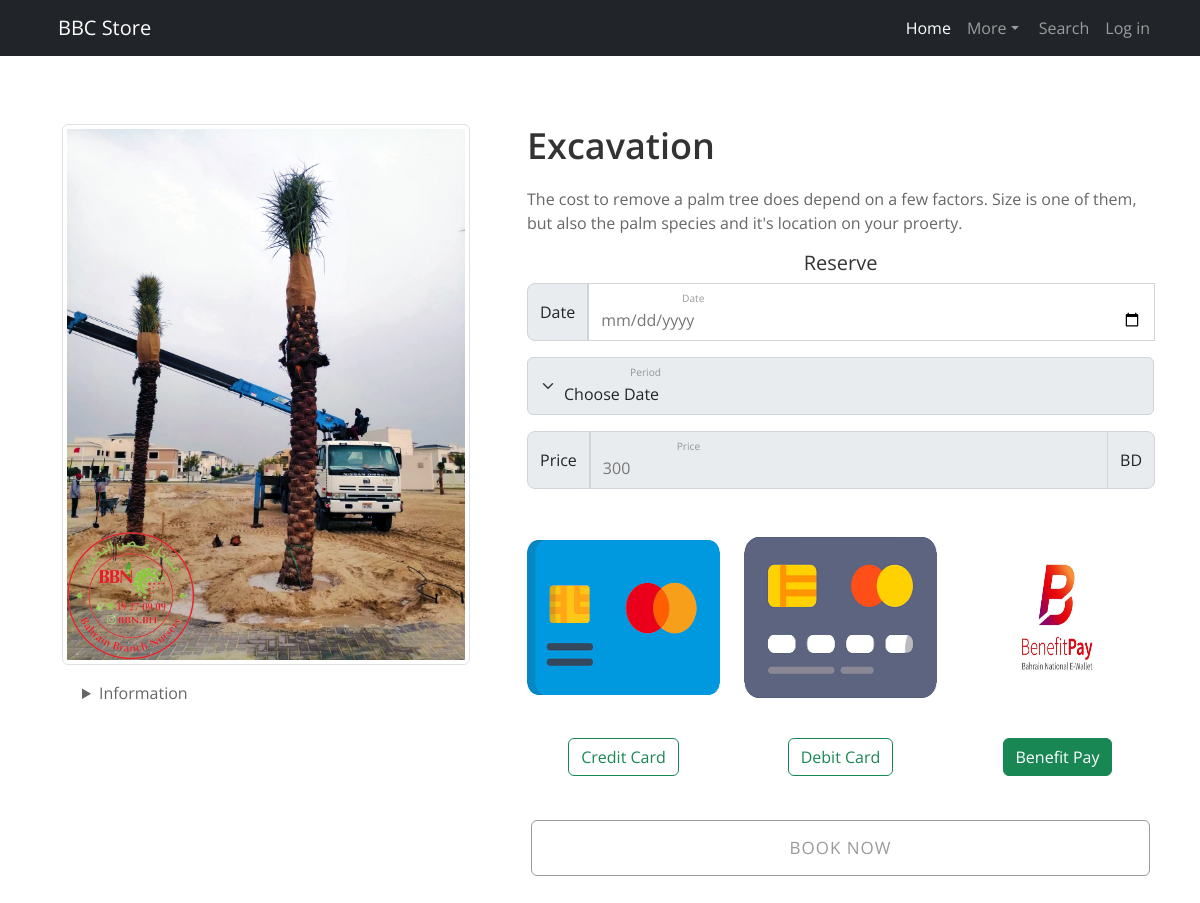
The app's page /booknow.php?id=1 with its own data.
### tables this page shows
CREATE TABLE `service` (
  `id` int(11) NOT NULL,
  `name` varchar(255) NOT NULL,
  `price` float NOT NULL,
  `picture` varchar(255) NOT NULL COMMENT 'path to image',
  `description` text NOT NULL,
  `rating` float NOT NULL,
  `created_at` datetime NOT NULL DEFAULT current_timestamp(),
  `updated_at` datetime NOT NULL DEFAULT current_timestamp() ON UPDATE current_timestamp()
);

### booknow.php (the view, shortened to what this page needs)
<?php
$service_id = filter_var($_GET['id'], FILTER_SANITIZE_NUMBER_INT);
try {
    $dbname = 'mysql:host=localhost;dbname=servicesystem;charset=utf8';
    $user = 'root';
    $pass = '';
    $db = new PDO($dbname, $user, $pass);
    $db->setAttribute(PDO::ATTR_ERRMODE, PDO::ERRMODE_EXCEPTION);
    $stmt = $db->prepare("SELECT * FROM service WHERE id=:id");
    $stmt->bindParam(":id", $service_id);
    $stmt->execute();
    if (!$row = $stmt->fetchAll(PDO::FETCH_ASSOC)[0]) {
        header("Location: services.php?id=$service_id");
        die();
    }
} catch (PDOException $ex) {
    echo "Error Occured!";
    die($ex->getMessage());
}
?>
<!DOCTYPE html>
<html lang="en">
<head>
    <link rel="stylesheet" href="https://cdn.jsdelivr.net/npm/bootstrap@5.2.2/dist/css/bootstrap.rtl.min.css"
>
    <link rel="stylesheet" type="text/css" href="css/style.css">
</head>
<body>
    <div style="min-height: 60px;"></div>
    <?php require('includes/user_header.php'); ?>
    <div class="container py-5">
        <div class="container-fluid my-3 mx-2">
            <div class="row">
                <div class="col-5" id="toty">
                    <img src="./img/services/<?php echo $row['picture']; ?>" class="img-thumbnail" alt="Service picture"
                        style="width: 408px;height:541px">
                    <div class="row my-3 mx-2">
                        <div class="col-12">
                            <details>
                                <summary>Information</summary>
                            </details>
                        </div>
                    </div>
                </div>
                <div class="col-7" id="tota">
                    <h2>
                        <?php echo $row['name']; ?>
                    </h2>
                    <p><?php echo $row['description']; ?></p>
                    <div class="col-12" id="twity">
                        <h3 class="text-center mb-2">Reserve</h3>
                        <form action="./PHP/booking_process.php" method="POST">
                            <div class="input-group mb-3">
                                <span class="input-group-text"
                                    style="border-top-left-radius:8px;border-bottom-left-radius:8px;border-top-right-radius:0;border-bottom-right-radius:0;">Date</span>
                                <div class="form-floating">
                                    <input type="date" class="form-control" id="floatingInputGroup1" placeholder="Date"
                                        style="border-top-left-radius:0px;border-bottom-left-radius:0px;" name="dateo"
                                        onchange="check_dateo()">
                                    <label for="floatingInputGroup1">Date</label>
                                </div>
                            </div>
                            <div class="form-floating mb-3">
                                <select class="form-select" id="floatingSelect" aria-label="Select Period"
                                    name="period">
                                </select>
                                <label for="floatingSelect">Period</label>
                            </div>
                            <div class="input-group mb-3">
                                <span class="input-group-text"
                                    style="border-top-left-radius:8px;border-bottom-left-radius:8px;border-top-right-radius:0;border-bottom-right-radius:0;">Price</span>
                                <div class="form-floating">
                                    <input type="text" disabled class="form-control" id="floatingInputGroup2"
                                        placeholder="Price" value="<?php echo $row['price']; ?>"
                                        style="border-top-left-radius:0px;border-bottom-left-radius:0px;" name="price">
                                    <label for="floatingInputGroup2">Price</label>
                                </div>
                                <span class="input-group-text"
                                    style="border-top-left-radius:0px;border-bottom-left-radius:0px;border-top-right-radius:8px;border-bottom-right-radius:8px;">BD</span>
                            </div>
                            <div class="row d-flex justify-content-center align-items-center">
                                <div class="col-4 text-center"
                                    style="display: flex;flex-direction: column;justify-content: center;align-items: center;">
                                    <div>
                                        <img src="img/download-removebg-preview.png" class="img-fluid" alt="Pay-method"
                                            style="width: 225px;height:225px;">
                                    </div>
                                    <div class="my-2">
                                        <label class="btn btn-outline-success" for="olo1">Credit Card</label>
                                    </div>
                                </div>
                                <div class="col-4 text-center"
                                    style="display: flex;flex-direction: column;justify-content: center;align-items: center;">
                                    <div>
                                        <img src="img/images-removebg-preview.png" class="img-fluid" alt="Pay-method"
                                            style="width: 225px;height:225px;">
                                    </div>
                                    <div class="my-2">
                                        <label class="btn btn-outline-success" for="olo2">Debit Card</label>
                                    </div>
                                </div>
                                <div class="col-4 text-center"
                                    style="display: flex;flex-direction: column;justify-content: center;align-items: center;">
                                    <div>
                                        <img src="img/BenefitPay-Youtube-Cover.jpg" class="img-fluid" alt="Pay-method"
                                            style="width: 225px;height:225px;">
                                    </div>
                                    <div class="my-2">
                                        <label class="btn btn-outline-success" for="olo3">Benefit Pay</label>
                                    </div>
                                </div>
                            </div>
                            <div class="row mx-1 my-3">
                                <button type="submit" class="btn btn-custom" name="btanoh" id="reserve_btn">Book
                                    now</button>
                            </div>
                        </form>
                    </div>
                </div>
            </div>
        </div>
    </div>
</body>
</html>

### css/style.css (style rules this page uses)
body, html { font-family: 'Open Sans', sans-serif; color: #666; font-weight: 400; width: 100% !important; height: 100% !important; }
h2 { margin: 0 0 20px 0; font-weight: 600; font-size: 36px; color: #333; }
h3, h4 { font-size: 20px; font-weight: 400; color: #333; }
.btn-custom { text-transform: uppercase; color: #fff; background-color: #8BD71C; padding: 14px 20px; letter-spacing: 1px; margin: 0; font-size: 17px; font-weight: 400; border-radius: 6px; margin-top: 20px; transition: all 0.3s; }
label { font-size: 12px; font-weight: 400; font-family: 'Open Sans', sans-serif; float: left; }
.form-control { color: #777; }

### records on screen
service: picture (picture), name "Excavation", description "The cost to remove a palm tree does depend on a few factors. Size is one of them, but also the palm species and it's location on your proerty.", price "300"
